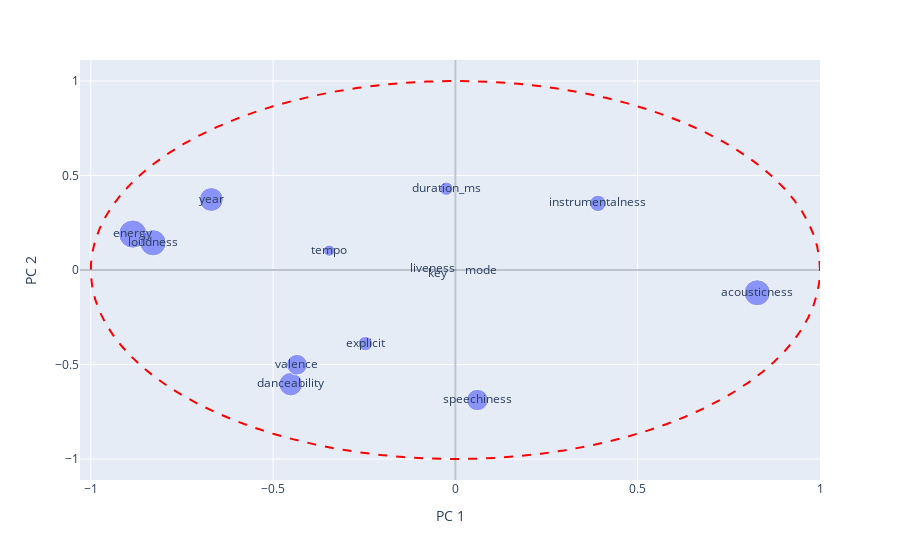

Notebook code for this chart:
### Markdown cell above
## Con SVD

### Code cell
X_notest_r, X_test_r = reducir(X_notest_st, y_notest, X_test_st, y_test, k = 2, metodo="svd", verbose=True)

plot_correlaciones(X_notest_st, X_notest_r, variables)
